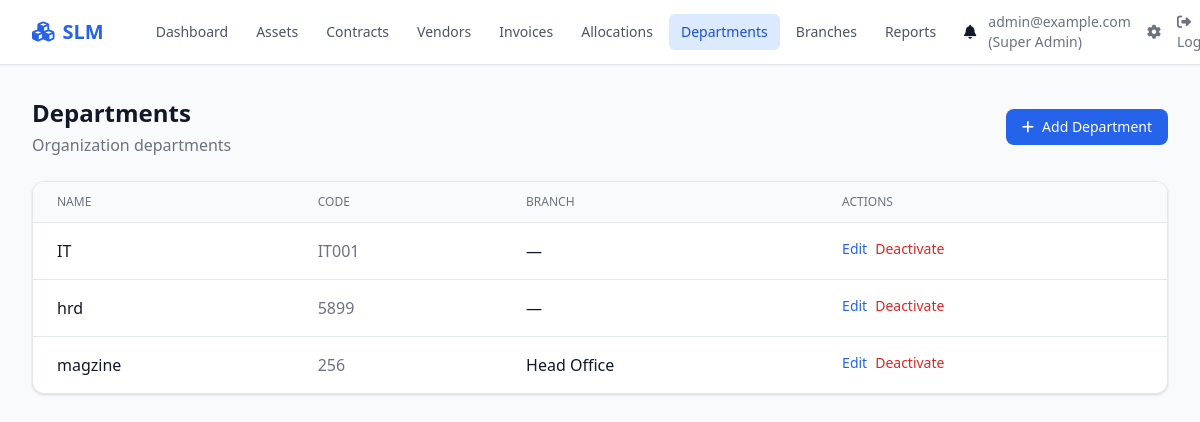
The app's page /departments/ (signed in) with its own data.
### slm/models/user.py (models this page shows, shortened)
class User(AbstractUser):
    username = None
    email = models.EmailField("email address", unique=True)
    role = models.CharField(max_length=30, choices=ROLE_CHOICES, default="it_staff")
    department = models.ForeignKey(
        Department, on_delete=models.SET_NULL, null=True, blank=True, related_name="users"
    )
    branch = models.ForeignKey(
        Branch, on_delete=models.SET_NULL, null=True, blank=True, related_name="users"
    )
    phone = models.CharField(max_length=30, blank=True)
    is_verified = models.BooleanField(default=False)
    created_at = models.DateTimeField(auto_now_add=True)
    updated_at = models.DateTimeField(auto_now=True)
    USERNAME_FIELD = "email"
    REQUIRED_FIELDS = ["first_name", "last_name"]
    objects = UserManager()
    class Meta:
        ordering = ["email"]
    @property
    def can_edit_finance(self):
        return self.role in ("super_admin", "finance_manager", "accounts_officer")
    @property
    def can_edit_assets(self):
        return self.role in ("super_admin", "it_manager", "it_staff")

class Department(models.Model):
    name = models.CharField(max_length=200)
    code = models.CharField(max_length=20, unique=True)
    branch = models.ForeignKey(Branch, on_delete=models.CASCADE, null=True, blank=True, related_name="departments")
    is_active = models.BooleanField(default=True)
    created_at = models.DateTimeField(auto_now_add=True)
    updated_at = models.DateTimeField(auto_now=True)
    class Meta:
        ordering = ["name"]

class Branch(models.Model):
    name = models.CharField(max_length=200)
    code = models.CharField(max_length=20, unique=True)
    address = models.TextField(blank=True)
    is_active = models.BooleanField(default=True)
    created_at = models.DateTimeField(auto_now_add=True)
    updated_at = models.DateTimeField(auto_now=True)
    class Meta:
        verbose_name_plural = "Branches"
        ordering = ["name"]

### slm/views.py (the view)
# urls.py: path("departments/", views.DepartmentListView.as_view(), name="department_list"),
class DepartmentListView(LoginRequiredMixin, ListView):
    model = Department
    template_name = "slm/department_list.html"
    context_object_name = "departments"
    paginate_by = 20
    def get_queryset(self):
        return Department.objects.select_related("branch").order_by("name")

### templates/slm/department_list.html (shortened to what this page needs)
{% extends "base.html" %}
{% block content %}
<div class="flex flex-col sm:flex-row justify-between items-start sm:items-center gap-4 mb-6">
    <div>
        <h1 class="text-2xl font-bold text-gray-900 dark:text-white">Departments</h1>
        <p class="text-gray-500 dark:text-gray-400 mt-1">Organization departments</p>
    </div>
    <a href="{% url 'slm:department_add' %}" class="inline-flex items-center px-4 py-2 bg-primary-600 text-white rounded-lg hover:bg-primary-700 font-medium text-sm"><i class="fas fa-plus mr-2"></i>Add Department</a>
</div>
<div class="bg-white dark:bg-gray-800 rounded-xl shadow border border-gray-200 dark:border-gray-700 overflow-hidden">
    <div class="overflow-x-auto">
        <table class="min-w-full divide-y divide-gray-200 dark:divide-gray-700">
            <thead class="bg-gray-50 dark:bg-gray-700/50">
                <tr>
                    <th class="px-6 py-3 text-left text-xs font-medium text-gray-500 dark:text-gray-400 uppercase">Name</th>
                    <th class="px-6 py-3 text-left text-xs font-medium text-gray-500 dark:text-gray-400 uppercase">Code</th>
                    <th class="px-6 py-3 text-left text-xs font-medium text-gray-500 dark:text-gray-400 uppercase">Branch</th>
                    <th class="px-6 py-3 text-left text-xs font-medium text-gray-500 dark:text-gray-400 uppercase">Actions</th>
                </tr>
            </thead>
            <tbody class="divide-y divide-gray-200 dark:divide-gray-700">
                {% for d in departments %}
                <tr class="table-row-hover">
                    <td class="px-6 py-4 font-medium">{{ d.name }}</td>
                    <td class="px-6 py-4 text-gray-500 dark:text-gray-400">{{ d.code }}</td>
                    <td class="px-6 py-4">{{ d.branch.name|default:"—" }}</td>
                    <td class="px-6 py-4 flex gap-2">
                        {% if can_edit %}<a href="{% url 'slm:department_edit' d.pk %}" class="text-primary-600 dark:text-primary-400 text-sm">Edit</a>{% endif %}
                        {% if can_edit %}<a href="{% url 'slm:department_delete' d.pk %}" class="text-red-600 dark:text-red-400 text-sm hover:underline" onclick="return confirm('Are you sure you want to deactivate this department?')">Deactivate</a>{% endif %}
                    </td>
                </tr>
                {% empty %}
                <tr><td colspan="4" class="px-6 py-8 text-center text-gray-500 dark:text-gray-400">No departments found.</td></tr>
                {% endfor %}
            </tbody>
        </table>
    </div>
</div>
{% endblock %}

### templates/base.html (shortened to what this page needs)
<!DOCTYPE html>
<html lang="en" class="{% if dark_mode %}dark{% endif %}">
<head>
    <script src="https://cdn.tailwindcss.com"></script>
    <link rel="stylesheet" href="https://cdnjs.cloudflare.com/ajax/libs/font-awesome/6.4.0/css/all.min.css">
</head>
<body class="bg-gray-50 dark:bg-gray-900 text-gray-900 dark:text-gray-100 min-h-screen">
    <nav class="bg-white dark:bg-gray-800 border-b border-gray-200 dark:border-gray-700 shadow-sm">
        <div class="max-w-7xl mx-auto px-4 sm:px-6 lg:px-8">
            <div class="flex justify-between h-16">
                <div class="flex items-center">
                    <a href="{% url 'slm:dashboard' %}" class="flex items-center gap-2 text-xl font-semibold text-primary-600 dark:text-primary-400">
                        <i class="fas fa-cubes"></i>
                        <span>SLM</span>
                    </a>
                    <div class="hidden md:flex ml-10 gap-1">
                        <a href="{% url 'slm:dashboard' %}" class="px-3 py-2 rounded-md text-sm font-medium {% if request.resolver_match.url_name == 'dashboard' %}bg-primary-100 dark:bg-primary-900/30 text-primary-700 dark:text-primary-300{% else %}text-gray-600 dark:text-gray-300 hover:bg-gray-100 dark:hover:bg-gray-700{% endif %}">Dashboard</a>
                        <a href="{% url 'slm:asset_list' %}" class="px-3 py-2 rounded-md text-sm font-medium {% if 'asset' in request.resolver_match.url_name %}bg-primary-100 dark:bg-primary-900/30 text-primary-700 dark:text-primary-300{% else %}text-gray-600 dark:text-gray-300 hover:bg-gray-100 dark:hover:bg-gray-700{% endif %}">Assets</a>
                        <a href="{% url 'slm:contract_list' %}" class="px-3 py-2 rounded-md text-sm font-medium {% if 'contract' in request.resolver_match.url_name %}bg-primary-100 dark:bg-primary-900/30 text-primary-700 dark:text-primary-300{% else %}text-gray-600 dark:text-gray-300 hover:bg-gray-100 dark:hover:bg-gray-700{% endif %}">Contracts</a>
                        <a href="{% url 'slm:vendor_list' %}" class="px-3 py-2 rounded-md text-sm font-medium {% if 'vendor' in request.resolver_match.url_name %}bg-primary-100 dark:bg-primary-900/30 text-primary-700 dark:text-primary-300{% else %}text-gray-600 dark:text-gray-300 hover:bg-gray-100 dark:hover:bg-gray-700{% endif %}">Vendors</a>
                        <a href="{% url 'slm:invoice_list' %}" class="px-3 py-2 rounded-md text-sm font-medium {% if 'invoice' in request.resolver_match.url_name %}bg-primary-100 dark:bg-primary-900/30 text-primary-700 dark:text-primary-300{% else %}text-gray-600 dark:text-gray-300 hover:bg-gray-100 dark:hover:bg-gray-700{% endif %}">Invoices</a>
                        <a href="{% url 'slm:allocation_list' %}" class="px-3 py-2 rounded-md text-sm font-medium {% if 'allocation' in request.resolver_match.url_name %}bg-primary-100 dark:bg-primary-900/30 text-primary-700 dark:text-primary-300{% else %}text-gray-600 dark:text-gray-300 hover:bg-gray-100 dark:hover:bg-gray-700{% endif %}">Allocations</a>
                        <a href="{% url 'slm:department_list' %}" class="px-3 py-2 rounded-md text-sm font-medium {% if 'department' in request.resolver_match.url_name %}bg-primary-100 dark:bg-primary-900/30 text-primary-700 dark:text-primary-300{% else %}text-gray-600 dark:text-gray-300 hover:bg-gray-100 dark:hover:bg-gray-700{% endif %}">Departments</a>
                        <a href="{% url 'slm:branch_list' %}" class="px-3 py-2 rounded-md text-sm font-medium {% if 'branch' in request.resolver_match.url_name %}bg-primary-100 dark:bg-primary-900/30 text-primary-700 dark:text-primary-300{% else %}text-gray-600 dark:text-gray-300 hover:bg-gray-100 dark:hover:bg-gray-700{% endif %}">Branches</a>
                        <a href="{% url 'slm:reports' %}" class="px-3 py-2 rounded-md text-sm font-medium {% if 'reports' in request.resolver_match.url_name %}bg-primary-100 dark:bg-primary-900/30 text-primary-700 dark:text-primary-300{% else %}text-gray-600 dark:text-gray-300 hover:bg-gray-100 dark:hover:bg-gray-700{% endif %}">Reports</a>
                        <a href="{% url 'slm:notification_list' %}" class="px-3 py-2 rounded-md text-sm font-medium relative">
                            <i class="fas fa-bell"></i>
                        </a>
                    </div>
                </div>
                <div class="flex items-center gap-4">
                    {% if user.is_authenticated %}
                    <span class="text-sm text-gray-500 dark:text-gray-400">{{ user.email }} ({{ user.get_role_display }})</span>
                    <a href="{% url 'admin:index' %}" class="text-sm text-gray-500 hover:text-primary-600"><i class="fas fa-cog"></i></a>
                    <a href="{% url 'logout' %}" class="text-sm text-gray-500 hover:text-red-600"><i class="fas fa-sign-out-alt"></i> Logout</a>
                    {% else %}
                    <a href="{% url 'login' %}" class="text-sm text-primary-600 dark:text-primary-400 font-medium">Sign in</a>
                    {% endif %}
                </div>
            </div>
        </div>
    </nav>
    <main class="max-w-7xl mx-auto px-4 sm:px-6 lg:px-8 py-8">
        {% block content %}{% endblock %}
    </main>
</body>
</html>

### records on screen
User: email "admin@example.com", role "Super Admin"
Department: name "IT", code "IT001", branch.name "—"
Department: name "hrd", code "5899", branch.name "—"
Department: name "magzine", code "256", branch.name "Head Office"
